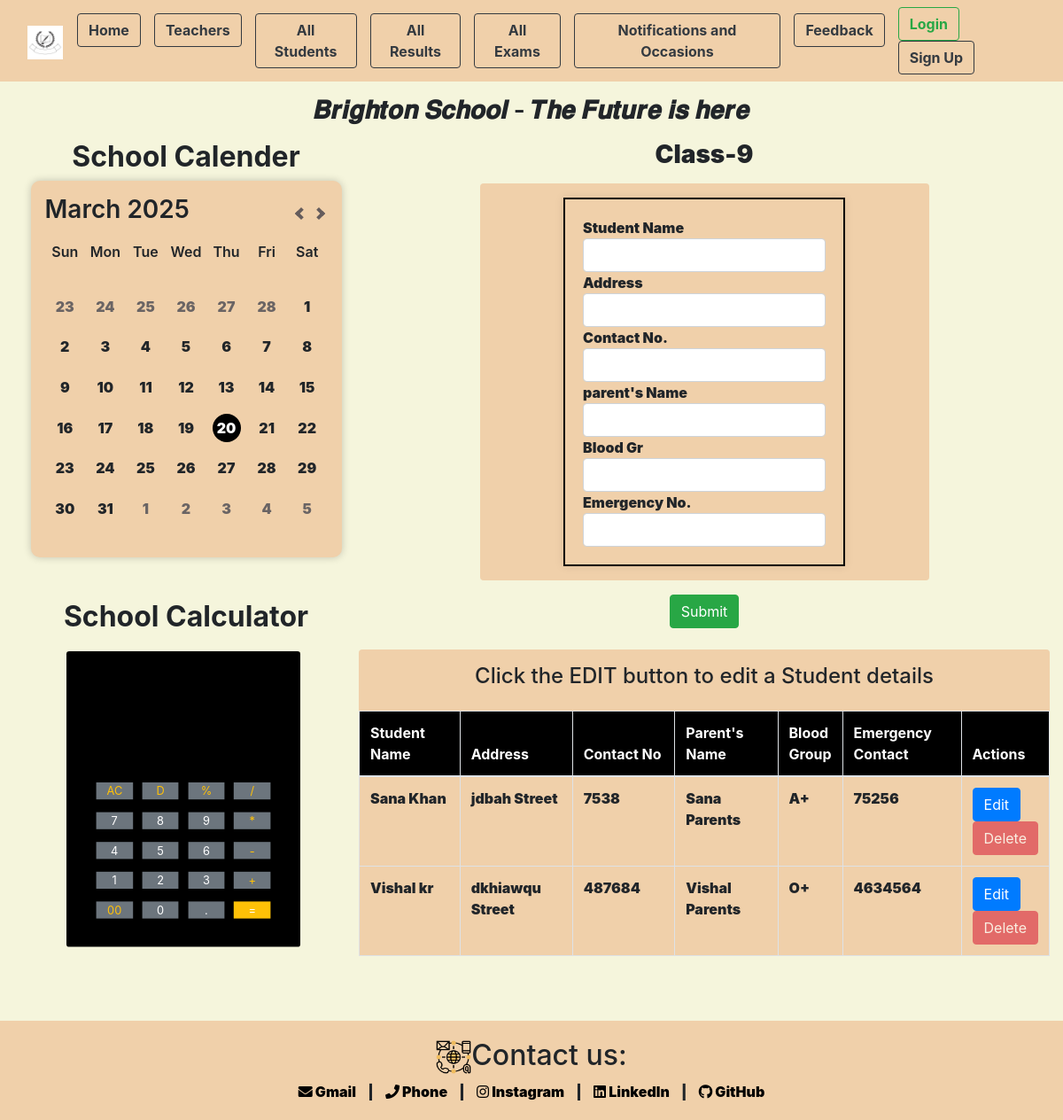
/class/nine/, run on an earlier commit of the app's database.
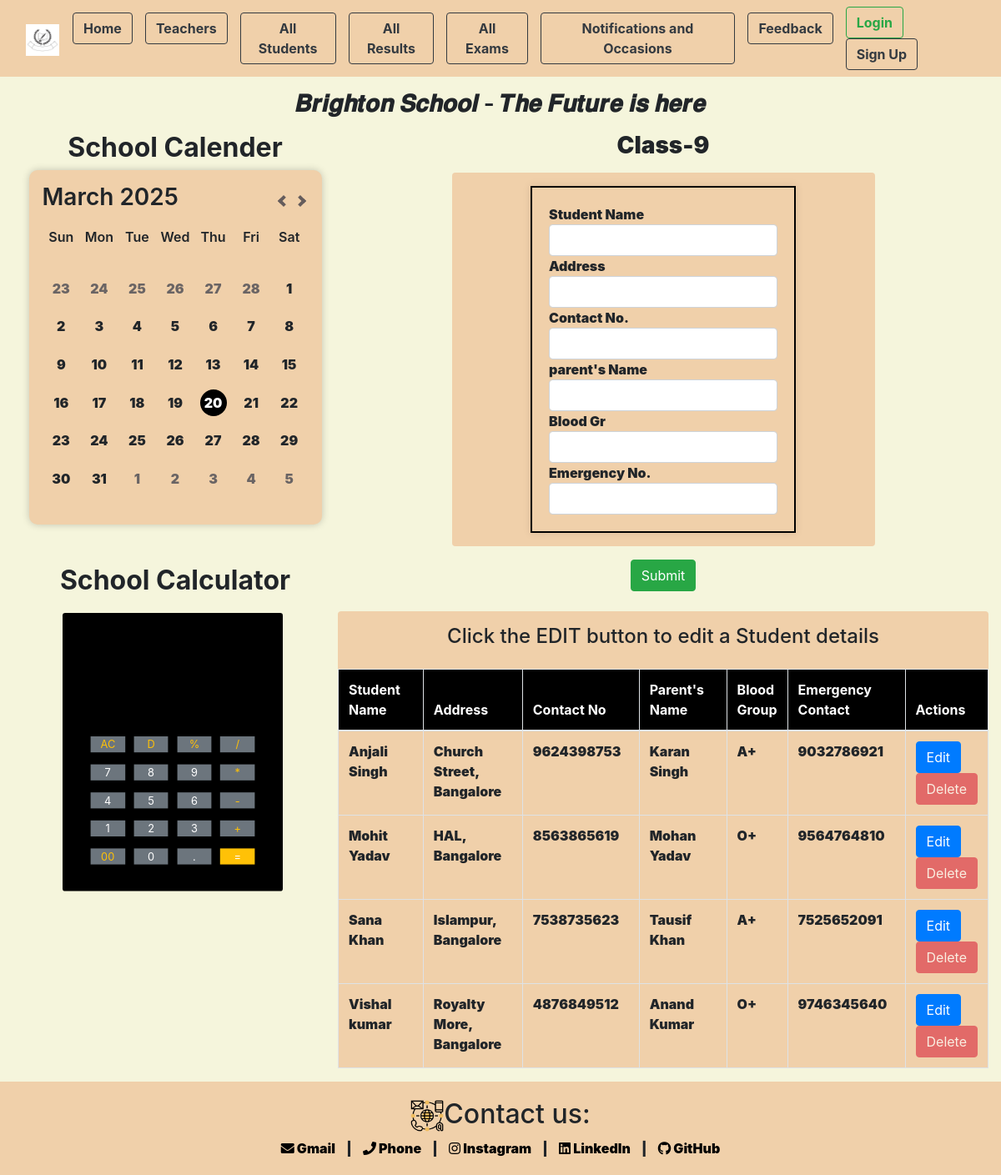
And on a later commit of the database.
### app/models.py (models this page shows, shortened)
class all_students(models.Model):
    class_name = models.CharField(max_length=50,blank=True)
    slug=models.SlugField(max_length=200,unique=True,null=True)

class Student(models.Model):
    class_name = models.ForeignKey(all_students, on_delete=models.CASCADE, related_name='students',null=True,blank=True)
    st_name=models.CharField(max_length=100)
    address=models.CharField(max_length=400)
    contact_no=models.IntegerField(null=True)
    parents_names=models.CharField(max_length=400)
    blood_gr=models.CharField(max_length=10)
    emergency=models.IntegerField(null=True)

### app/views.py (the view, shortened to what this page needs)
# urls.py: path('class/<slug:slug>/',views.class_students,name="class_students"),
def class_students(request, slug):
    class_instance = get_object_or_404(all_students, slug=slug)
    students = Student.objects.filter(class_name=class_instance).order_by('st_name')
    form = StudentForm()
    context = {'students': students, 'class_instance': class_instance, 'form': form}
    return render(request, 'app/students.html', context)

### app/templates/app/students.html (shortened to what this page needs)
{% extends "base_template/base.html" %}
{% load static %}
{% block content %}
<div class="col-lg-8 col-md-8 col-sm-12 main-content">
    <h3 class="text-center mb-3"><strong>{{ class_instance.class_name }}</strong></h3>
    <form id="studentForm" method="POST" novalidate>
        <div class="container row box_clr d-flex justify-content-center align-items-center mb-3 rounded p-3" style="width: 65%; margin: 0 auto;">
            <div class="box_clr" style="border: 2px solid #000; padding: 20px; box-shadow: 0 0 10px rgba(0, 0, 0, 0.1);">
                <input type="hidden" name="student_id" id="student_id" value=""><b>Student Name</b>
                <input class="text-center form-control" type="text" name="st_name" id="id_st_name" value=""><strong>Address</strong>
                <input class="text-center form-control" type="text" name="address" id="id_address" value=""><strong>Contact No.</strong>
                <input class="text-center form-control" type="text" name="contact_no" id="id_contact_no" value=""><strong>parent's Name</strong>
                <input class="text-center form-control" type="text" name="parents_names" id="id_parents_names" value=""><strong>Blood Gr</strong>
                <input class="text-center form-control" type="text" name="blood_gr" id="id_blood_gr" value=""><strong>Emergency No.</strong>
                <input class="text-center form-control" type="text" name="emergency" id="id_emergency" value=""><strong></strong>
            </div>
        </div>
        <button type="submit" class="btn btn-success" style="display: block; margin: 0 auto;">Submit</button>
        <div class="box_clr mt-4 rounded">
        <h4 class="text-center fw-bolder mt-2 pt-3">Click the EDIT button to edit a Student details</h4>
        <table class="table table-bordered rounded box_clr mt-4">
            <thead style="font-weight: 900; background-color: black; color: white;">
                <tr>
                    <th class="address-col">Student Name</th>
                    <th class="address-col">Address</th>
                    <th class="address-col">Contact No</th>
                    <th class="address-col">Parent's Name</th>
                    <th>Blood Group</th>
                    <th class="address-col">Emergency Contact</th>
                    <th>Actions</th>
                </tr>
            </thead>
            <tbody>
                {% for student in students %}
                <tr id="student-{{ student.id }}">
                    <td>{{ student.st_name }}</td>
                    <td>{{ student.address }}</td>
                    <td>{{ student.contact_no }}</td>
                    <td>{{ student.parents_names }}</td>
                    <td>{{ student.blood_gr }}</td>
                    <td>{{ student.emergency }}</td>
                    <td>
                        <button type="button" class="btn btn-primary edit-btn" data-id="{{ student.id }}">Edit</button>
                        <button type="button" class="btn btn-danger delete-btn" disabled data-id="{{ student.id }}">Delete</button>
                    </td>
                </tr>
                {% endfor %}
            </tbody>
        </table>
    </div>
    </form>
</div>
{% endblock content %}

### app/templates/base_template/base.html (shortened to what this page needs)
{% load static %}
<!DOCTYPE html>
<html lang="en">
<head>
    <link href="https://maxcdn.bootstrapcdn.com/bootstrap/4.5.2/css/bootstrap.min.css" rel="stylesheet">
    <link rel="stylesheet" href="{% static 'app/CSS_Files/index.css' %}" />
    <link rel="stylesheet" href="{% static 'app/CSS_Files/calculator.css' %}" />
    <link href="https://cdnjs.cloudflare.com/ajax/libs/font-awesome/5.15.4/css/all.min.css" rel="stylesheet">
</head>
<body>
    <header class="mb-3">
        <nav class="navbar navbar-expand-lg bg-body-tertiary box_clr">
            <div class="container-fluid">
                {% if user.is_authenticated %}
                <a class="navbar-brand" href="{% url "index" %}">
                    <img src="{% static 'images\3ce196b55fd63cba9f7387a298cdc96e.jpg' %}" alt="Logo" width="40" height="38" class="d-inline-block align-text-top">
                </a>
                {% else %}
                <a class="navbar-brand" href="{% url "login" %}">
                    <img src="{% static 'images\3ce196b55fd63cba9f7387a298cdc96e.jpg' %}" alt="Logo" width="40" height="38" class="d-inline-block align-text-top">
                </a>
                {% endif %}
                <div class="collapse navbar-collapse" id="navbarSupportedContent">
                    <ul class="navbar-nav me-auto mb-2 mb-lg-0">
                        {% if user.is_authenticated %}
                        <a class="nav-item" href="{% url 'index' %}">
                            <button class="btn btn-med btn-outline-dark" type="button"><b>Home</b></button>
                        </a>
                        {% else %}
                        <a class="nav-item" href="{% url 'login' %}">
                            <button class="btn btn-med btn-outline-dark" type="button"><b>Home</b></button>
                        </a>
                        {% endif %}
                        {% if user.is_authenticated %}
                        <a class="nav-item" href="{% url "teacher" %}">
                            <button class="btn btn-med btn-outline-dark" type="button"><b>Teachers</b></button>
                        </a>
                        {% else %}
                        <a class="nav-item" href="{% url "login" %}">
                            <button class="btn btn-med btn-outline-dark" type="button"><b>Teachers</b></button>
                        </a>
                        {% endif %}
                        {% if user.is_authenticated %}
                        <a class="nav-item" href="{% url "all_student" %}">
                            <button class="btn btn-med btn-outline-dark"  type="button">
                               <b>All Students</b>
                            </button>
                        </a>
                        {% else %}
                        <a class="nav-item" href="{% url "login" %}">
                            <button class="btn btn-med btn-outline-dark"  type="button">
                               <b>All Students</b>
                            </button>
                        </a>
                        {% endif %}
                        {% if user.is_authenticated %}
                        <a class="nav-item" href="{% url "all_result" %}">
                            <button class="btn btn-med btn-outline-dark"  type="button">
                               <b>All Results</b>
                            </button>
                        </a>
                        <a class="nav-item" href="{% url "all_exam" %}">
                            <button class="btn btn-med btn-outline-dark" type="button">
                               <b>All Exams</b>
                            </button>
                        </a>
                        <a class="nav-item" href="{% url "Nt_Oc" %}">
                            <button class="btn btn-med btn-outline-dark" type="button"><b>Notifications and Occasions</b></button>
                        </a>
                        <a class="nav-item" href="{% url "feedback" %}">
                            <button class="btn btn-med btn-outline-dark" type="button"><b>Feedback</b></button>
                        </a>
                        {% else %}
                        <a class="nav-item" href="{% url "login" %}">
                            <button class="btn btn-med btn-outline-dark"  type="button">
                               <b>All Results</b>
                            </button>
                        </a>
                        <a class="nav-item" href="{% url "login" %}">
                            <button class="btn btn-med btn-outline-dark" type="button">
                               <b>All Exams</b>
                            </button>
                        </a>
                        <a class="nav-item" href="{% url "login" %}">
                            <button class="btn btn-med btn-outline-dark" type="button"><b>Notifications and Occasions</b></button>
                        </a>
                        <a class="nav-item" href="{% url "login" %}">
                            <button class="btn btn-med btn-outline-dark" type="button"><b>Feedback</b></button>
                        </a>
                        {% endif %}
                    </ul>
                    <div class="action-btn ml-auto">
                        {% if user.is_authenticated %}
                        <form method="post" action="{% url 'logout' %}">
                            {% csrf_token %}
                            <button class="btn btn-lg btn-outline-danger" type="submit"><b>Logout</b></button>
                        </form>
                        {% else %}
                        <a class="nav-item" href="{% url "login" %}">
                            <button class="btn btn-med btn-outline-success" type="button"><b>Login</b></button>
                        </a>
                        <a href="{% url "register" %}">
                            <button class="btn btn-med btn-outline-dark"><b>Sign Up<b></button>
                        </a>
                        {% endif %}
                    </div>
                </div>
            </div>
        </nav>
    </header>
    <h3 class="text-center mb-3">𝑩𝒓𝒊𝒈𝒉𝒕𝒐𝒏 𝑺𝒄𝒉𝒐𝒐𝒍 - 𝑻𝒉𝒆 𝑭𝒖𝒕𝒖𝒓𝒆 𝒊𝒔 𝒉𝒆𝒓𝒆</h3>
    <main>
        <div class="container-fluid">
            <div class="row no-gutters">
                <div class="col-lg-4 col-md-4 col-sm-12 sidebar">
                    <h2 class="text-center"><strong>School Calender</strong></h2>
                    <div class="calendar">
                        <header>
                          <h3></h3>
                          <nav>
                            <button id="prev"></button>
                            <button id="next"></button>
                          </nav>
                        </header>
                        <section>
                          <ul class="days">
                            <li>Sun</li>
                            <li>Mon</li>
                            <li>Tue</li>
                            <li>Wed</li>
                            <li>Thu</li>
                            <li>Fri</li>
                            <li>Sat</li>
                          </ul>
                          <ul class="dates"></ul>
                        </section>
                    </div>
                    <h2 class="text-center mt-5"><strong>School Calculator</strong></h2>
                    <div class="calculator text-center h-60 rounded">
                        <div>
                            <div class="container col-12 border-0 mb-3 fs-4 bg-black text-white" style="height:150px; text-align: left;">
                                <div>
                                    <input type="text" id="inputBox" class="input_edit col-12 border-0 mb-1 fs-4 text-white" style="text-align: left;">
                                </div>
                            </div>
                            <div class="button_edit">
                                <div class="mb-2 ms-2">
                                    <button class="calc-button button operator bg-secondary border-0 text-warning rounded-2 col-2 me-2">AC</button>
                                    <button class="calc-button button operator bg-secondary border-0 text-warning rounded-2 col-2 me-2">D</button>
                                    <button class="calc-button button operator bg-secondary border-0 text-warning rounded-2 col-2 me-2">%</button>
                                    <button class="calc-button button operator bg-secondary border-0 text-warning rounded-2 col-2 me-2">/</button>
                                </div>
                                <div class="mb-2 ms-2">
                                    <button class="calc-button button bg-secondary border-0 text-white rounded-2 col-2 me-2">7</button>
                                    <button class="calc-button button bg-secondary border-0 text-white rounded-2 col-2 me-2">8</button>
                                    <button class="calc-button button bg-secondary border-0 text-white rounded-2 col-2 me-2">9</button>
                                    <button class="calc-button button operator bg-secondary border-0 text-warning rounded-2 col-2 me-2">*</button>
                                </div>
                                <div class="mb-2 ms-2">
                                    <button class="calc-button button bg-secondary border-0 text-white rounded-2 col-2 me-2">4</button>
                                    <button class="calc-button button bg-secondary border-0 text-white rounded-2 col-2 me-2">5</button>
                                    <button class="calc-button button bg-secondary border-0 text-white rounded-2 col-2 me-2">6</button>
                                    <button class="calc-button button operator bg-secondary border-0 text-warning rounded-2 col-2 me-2">-</button>
                                </div>
                                <div class="mb-2 ms-2">
                                    <button class="calc-button button bg-secondary border-0 text-white rounded-2 col-2 me-2">1</button>
                                    <button class="calc-button button bg-secondary border-0 text-white rounded-2 col-2 me-2">2</button>
                                    <button class="calc-button button bg-secondary border-0 text-white rounded-2 col-2 me-2">3</button>
                                    <button class="calc-button button operator bg-secondary border-0 text-warning rounded-2 col-2 me-2">+</button>
                                </div>
                                <div class="ms-2">
                                    <button class="calc-button button bg-secondary border-0 text-warning rounded-2 col-2 me-2">00</button>
                                    <button class="calc-button button bg-secondary border-0 text-white rounded-2 col-2 me-2">0</button>
                                    <button class="calc-button button bg-secondary border-0 text-white rounded-2 col-2 me-2">.</button>
                                    <button class="calc-button button equalBtn bg-warning border-0 text-white rounded-2 col-2 me-2">=</button>
                                </div>
                            </div>
                        </div>
                    </div>
                </div>
                {% block content %}{% endblock content %}
            </div>
        </div>
    </main>
    <footer class="footer box_clr">
        <div class="container">
            <h2><img src="{% static 'images\contact.png' %}" class="me-3" width="40" height="38">Contact us:</h2>
            <a href="shariquereza786@gmail.com"><i class="fas fa-envelope"></i> Gmail</a> |
            <a href="tel:+1234567890"><i class="fas fa-phone"></i> Phone</a> |
            <a href="https://www.instagram.com/its_sharique08/profilecard/?igsh=MWh0YmJvaWp1aHdjNw%3D%3D"><i class="fab fa-instagram"></i> Instagram</a> |
            <a href="https://www.linkedin.com/in/sharique-reza-82638a219/"><i class="fab fa-linkedin"></i> LinkedIn</a> |
            <a href="https://github.com/ShariqueReza"><i class="fab fa-github"></i> GitHub</a>
        </div>
    </footer>
</body>
</html>

What changed in the data, as far as the page shows it:
added Student: st_name "Anjali Singh", address "Church Street, Bangalore", contact_no "9624398753", parents_names "Karan Singh", blood_gr "A+", emergency "9032786921"
added Student: st_name "Mohit Yadav", address "HAL, Bangalore", contact_no "8563865619", parents_names "Mohan Yadav", blood_gr "O+", emergency "9564764810"
changed Student "Sana Khan": address "jdbah Street" → "Islampur, Bangalore"; contact_no "7538" → "7538735623"; parents_names "Sana Parents" → "Tausif Khan"; emergency "75256" → "7525652091"
changed Student: st_name "Vishal kr" → "Vishal kumar"; address "dkhiawqu Street" → "Royalty More, Bangalore"; contact_no "487684" → "4876849512"; parents_names "Vishal Parents" → "Anand Kumar"; emergency "4634564" → "9746345640"
